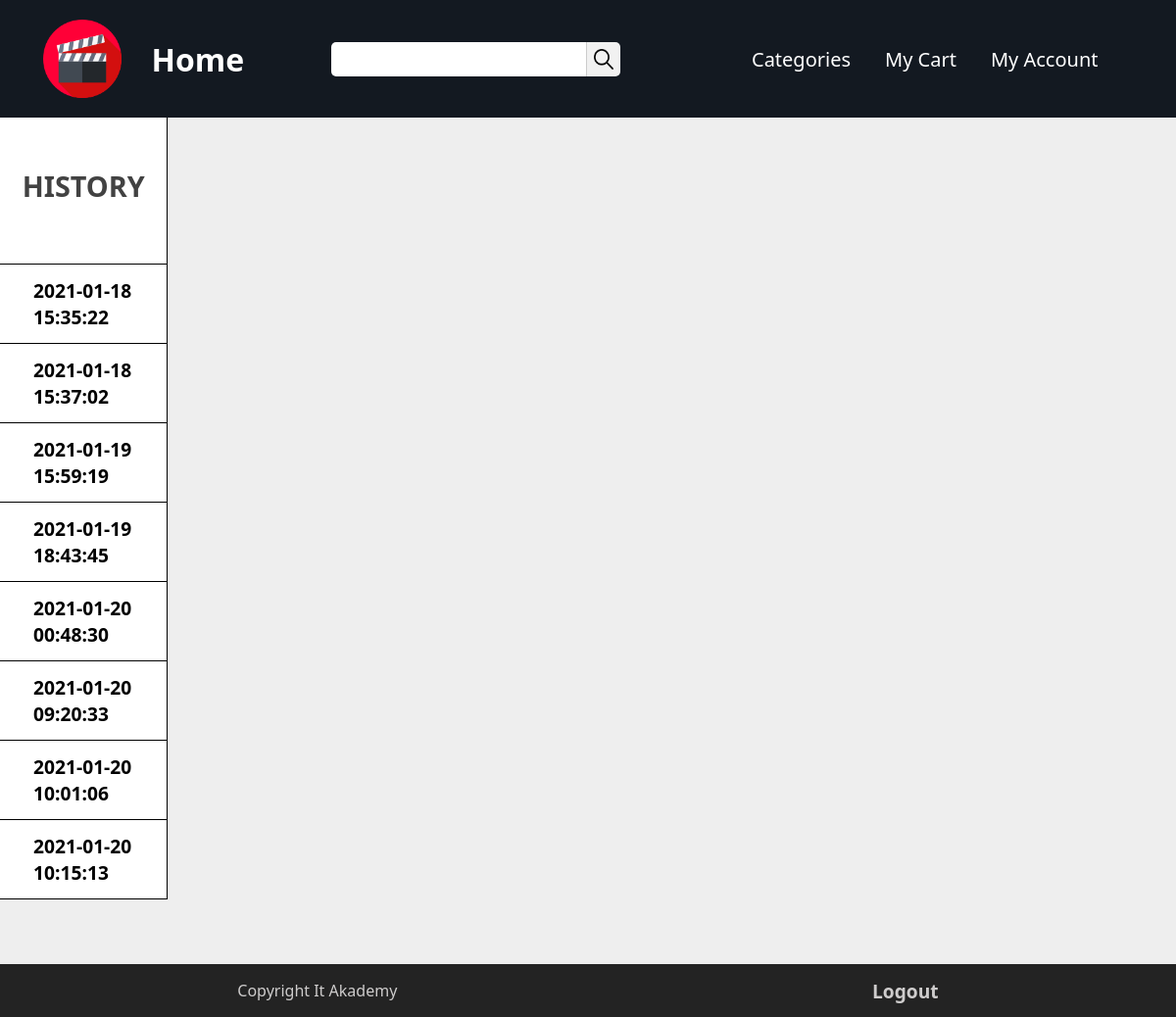
Screenshot of /commandsHistory (signed in) with the database file from the repository.
### tables this page shows
CREATE TABLE IF NOT EXISTS `command` (
  `id` int(11) UNSIGNED NOT NULL AUTO_INCREMENT,
  `id_client` int(11) UNSIGNED NOT NULL,
  `paid` tinyint(1) DEFAULT NULL,
  `dateCommand` datetime DEFAULT NULL,
  PRIMARY KEY (`id`),
  KEY `id_client` (`id_client`)
);

### model/manager.php (called while the page is built, shortened)
<?php
class Manager{
    public function __construct(){
        $dsn = 'mysql:host=localhost;dbname=ecom;charset=utf8';
        $user = 'root';
        $password = '';
        $option = [PDO::ATTR_ERRMODE => PDO::ERRMODE_EXCEPTION, PDO::ATTR_DEFAULT_FETCH_MODE => PDO::FETCH_ASSOC];
        try{
            $this->_pdo= new PDO($dsn, $user, $password, $option);
        }
        catch (Exception $e){
            die('Erreur : ' . $e->getMessage());
        }
    }
}

### model/commandManager.php (called while the page is built, shortened)
<?php
class CommandManager extends Manager{
    public function getOrdersByUserId($clientId) {
        $stmt = $this->_pdo->prepare(
            "SELECT * FROM command
            WHERE id_client = :id_client
            AND paid = 1"
        );
        $stmt->bindValue(':id_client', $clientId);
        try {
            $stmt->execute();
            return $stmt->fetchAll();
        } catch (Exception $e) {
            $this->_pdo->rollBack();
            throw $e;
        }
    }
}

### view/commandsHistory_view.php (the view, shortened to what this page needs)
<main>
    <div id="container">
        <div id="sidebar">
            <h2>HISTORY</h2>
            <nav>
                <ul>
                    <?php foreach($commands as $command):?>
                    <li>
                        <a href="/commandsHistory?command=<?=$command['id']?>" class="btn">
                            <p><?=$command['dateCommand']?></p>
                        </a>
                    </li>
                    <?php endforeach ?>
                </ul>
            </nav>
        </div>
        <div id="pageContent">
        </div>
    </div>
</main>

### public/css/main.css (style rules this page uses)
body { min-height: 100vh; margin: 0; padding-top: 120px; padding-bottom: 120px; box-sizing: border-box; font-family: 'Segoe UI', Tahoma, Geneva, Verdana, sans-serif; background-color: #eeeeee; position: relative; }
#sidebar h2 { text-align: center; font-size: 1.2rem; margin: 0; padding-top: 50px; padding-bottom: 60px; font-size: 1.8rem; color: rgb(66, 66, 66); background-color: white; border-right: 1px solid black; }
#sidebar ul { padding: 0; margin: 0; border-top: 1px solid black; background-color: white; border-right: 1px solid black; }
#sidebar li { margin: 0; padding: 0; list-style: none; height: 80px; width: 100%; border-bottom: 1px solid black; background: linear-gradient(0deg, rgb(255, 255, 255) 0%, rgb(255, 255, 255) 15%, rgb(255, 255, 255) 85%, rgb(255, 255, 255) 100%); transition: background-image 5s ease; }
#sidebar a { display: flex; align-items: center; box-sizing: border-box; padding-left: 20%; width: 100%; height: 100%; color: black; text-decoration: none; }
#sidebar a>p { display: inline; margin: 0; font-size: 1.2rem; font-weight: 600; }
#container { display: grid; grid-template-columns: 1fr 6fr; }

### rows the page displays
command: dateCommand "2021-01-18 15:35:22"
command: dateCommand "2021-01-18 15:37:02"
command: dateCommand "2021-01-19 15:59:19"
command: dateCommand "2021-01-19 18:43:45"
command: dateCommand "2021-01-20 00:48:30"
command: dateCommand "2021-01-20 09:20:33"
command: dateCommand "2021-01-20 10:01:06"
command: dateCommand "2021-01-20 10:15:13"
